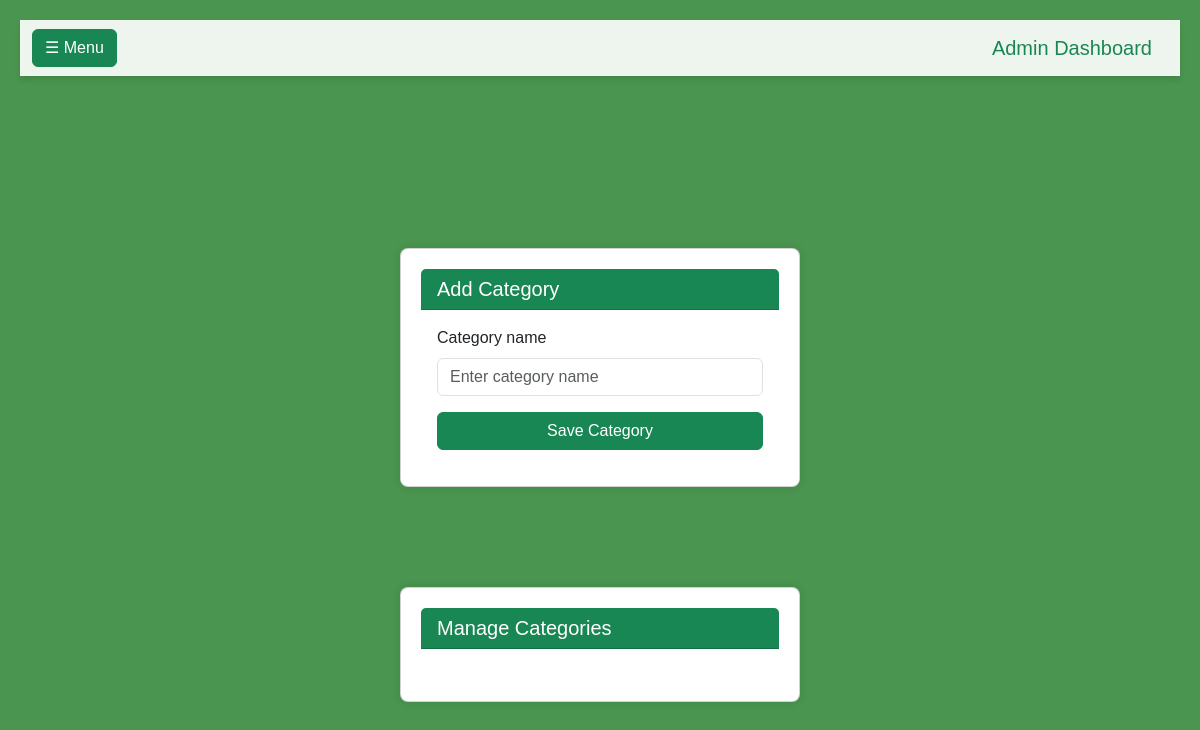
Before: /addcat/ (signed in) with the older database file.
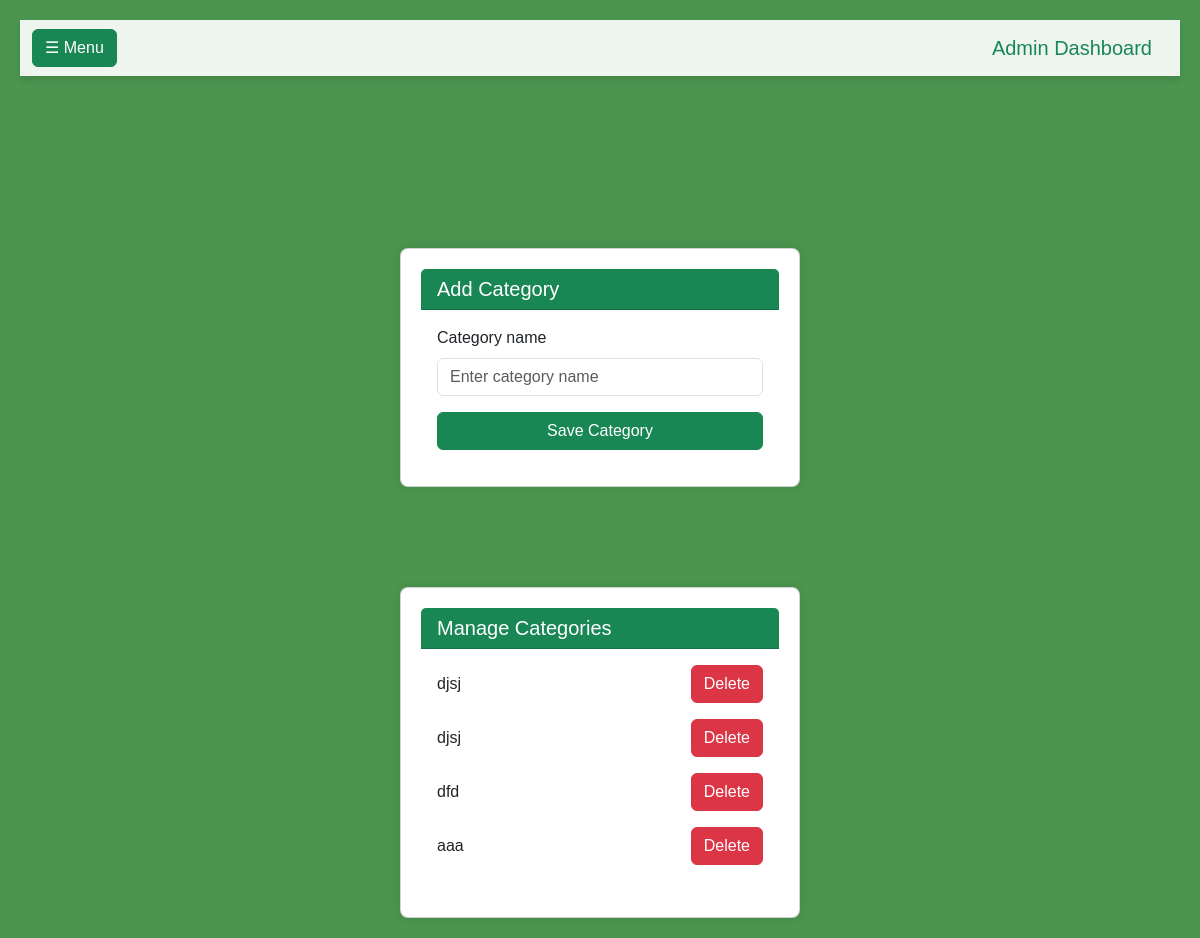
After: the same page with the newer database file.
### app/models.py (models this page shows)
class Category(models.Model):
     cat_name=models.TextField()

### app/views.py (the view, shortened to what this page needs)
# urls.py: path('addcat/',views.add_cat, name='addcat'),
def add_cat(req):
    if 'shop' in req.session:
        categories= Category.objects.all
        return render(req,'shop/addcategory.html',{'categories':categories})
    else:
        return render(log)

### templates/shop/addcategory.html (shortened to what this page needs)
<!DOCTYPE html>
<html lang="en">
<head>
    {% load static %}
    <link href="https://cdn.jsdelivr.net/npm/bootstrap@5.3.3/dist/css/bootstrap.min.css" rel="stylesheet">
</head>
<body>
    <nav class="navbar navbar-expand-lg navbar-light">
        <div class="container-fluid">
            <button class="btn btn-success me-2" type="button" data-bs-toggle="offcanvas" data-bs-target="#sidebar" aria-controls="sidebar">
                ☰ Menu
            </button>
            <a class="navbar-brand text-success" href="./">Admin Dashboard</a>
        </div>
    </nav>
    <div class="container mt-4">
        <div class="row mt-5 g-4">
            <div class="col-lg-6 mx-auto">
                <div class="card">
                    <div class="card-header text-white bg-success">
                        <h5 class="mb-0">Add Category</h5>
                    </div>
                    <div class="card-body">
                        <form action="" method="post" enctype="multipart/form-data">
                            <div class="mb-3">
                                <label for="categoryname" class="form-label">Category name</label>
                                <input type="text" class="form-control" id="category_name" name="category_name" placeholder="Enter category name" required>
                            </div>
                            <button type="submit" class="btn btn-success w-100">Save Category</button>
                        </form>
                    </div>
                </div>
                <div class="card">
                    <div class="card-header text-white bg-success">
                        <h5 class="mb-0">Manage Categories</h5>
                    </div>
                    <div class="card-body">
                        {% for c in categories %}
                        <div class="mb-3 d-flex justify-content-between align-items-center">
                            <p class="mb-0">{{ c.cat_name }}</p>
                            <form action="{% url 'delecat' c.id %}" method="post" enctype="multipart/form-data" style="margin: 0;">
                                <button type="submit" class="btn btn-danger">Delete</button>
                            </form>
                        </div>
                        {% endfor %}
                    </div>
                </div>
            </div>
        </div>
    </div>
</body>
</html>

Changed rows visible on the page:
added Category: cat_name "djsj"
added Category: cat_name "djsj"
added Category: cat_name "dfd"
added Category: cat_name "aaa"
